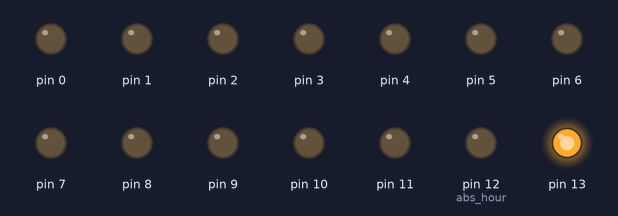
This sketch was run on a simulated Arduino Uno, built with avr-gcc and run on an emulated ATmega328P. Shown: output pins drawn as LEDs (lit = HIGH). The local clock reads 2024-03-15 10:24:30 at power-on unless the sketch sets it.

Above: at 0.01 s.
At 0.61 s:
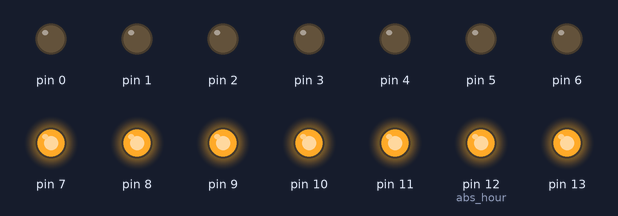
At 1.3 s:
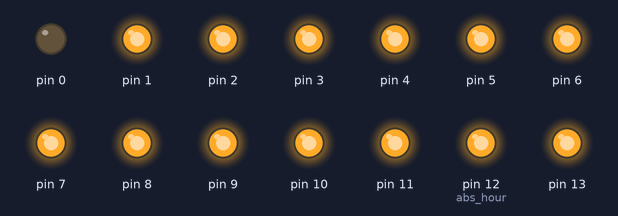
At 2.61 s:
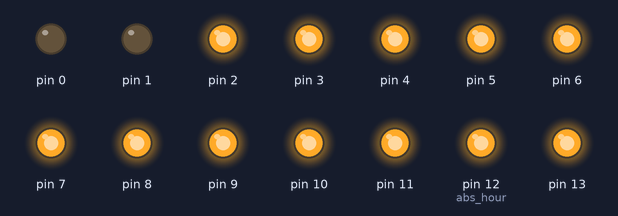
At 3.9 s:
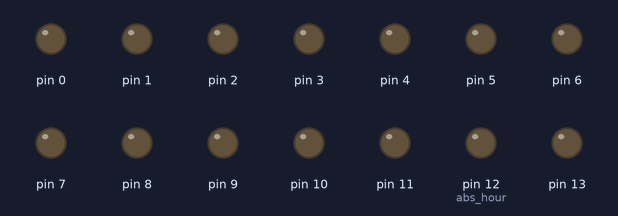
At 4.8 s:
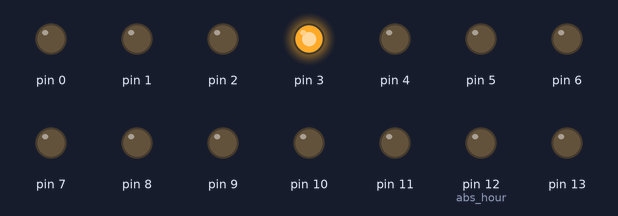
Timing chart, 0 to 6.3 s (numbered marks = the images above):
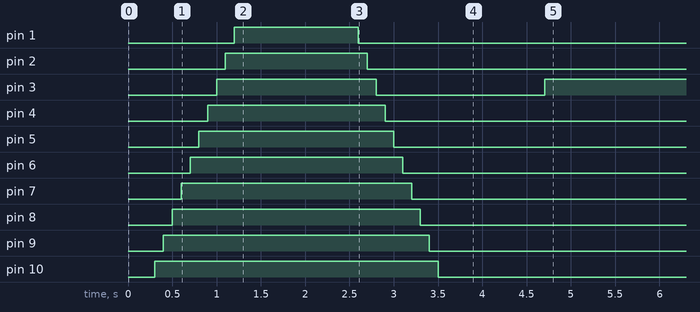

The sketch:

rtc_led_clock.ino
```cpp
#include <Wire.h>
#include <RTClib.h>
#include <pcf8574.h>

RTC_PCF8563 RTC;
PCF8574 PCF_20(0x20);  // minutes

int my_hour;
int my_min;
int abs_hour;
int i;

void setup()
{
    Wire.begin();
    RTC.begin();
    for (i = 0; i < 14; i++)
      pinMode(i, OUTPUT);
    for (i = 13; i > 0; i--)
    {
      digitalWrite(i, HIGH);
      delay(100);
    }
    for (i = 0; i < 8; i++)
    {
      PCF_20.write(i, 0);
      delay(100);
    }
    delay(500);
    for (i = 1; i < 14; i++)
    {
      digitalWrite(i, LOW);
      delay(100);
    }
    for (i = 7; i > -1; i--)
    {
      PCF_20.write(i, 1);
      delay(100);
    }
}

void loop()
{
    DateTime now = RTC.now();
    my_hour = now.hour();
    my_min = now.minute();
    // first, check AM or PM
    digitalWrite(13, (my_hour > 12 ? HIGH : LOW));
    // HOUR
    // change 24 hour into normal hour
    my_hour = (my_hour > 12 || my_hour == 0 ? abs(my_hour - 12) : my_hour);
    abs_hour = abs(my_hour - 12);
    if (abs_hour == 0) abs_hour = 12;
    digitalWrite(abs_hour, LOW);
    digitalWrite(abs(my_hour - 12) + 1, HIGH);
    // MINUTES
    // 0
    if (my_min == 0)
    {
      for (i = 0; i < 8; i++)
        PCF_20.write(i, 1);
    }
    // 1 - 5 (5)
    if (my_min > 0 && my_min < 10)
    {
      // don't need to turn off any LED since they were already turned off earlier
      PCF_20.write(0, 0); // 5
    }
    // 6 - 14 (10)
    if (my_min > 5 && my_min < 15)
    {
      PCF_20.write(0, 1); // turn off last light; 5
      PCF_20.write(1, 0); // 10
    }
    // 15
    if (my_min == 15)
    {
      PCF_20.write(2, 0); // don't turn off 10, just add (turn on) 20
    }
    // 16 - 21 (20)
    if (my_min > 15 && my_min < 21)
    {
      PCF_20.write(1, 1); // turn off last one; 10
      if (PCF_20.read(2) == 1)
        PCF_20.write(2, 0); // 20
    }
    // 21 - 29 (25)
    if (my_min > 20 && my_min < 30)
    {
      PCF_20.write(2, 1); // turn off last one; 20
      PCF_20.write(3, 0); // 25
    }
    // 30
    if (my_min == 30)
    {
      PCF_20.write(4, 0);
    }
    // 31 - 34 (35)
    if (my_min > 31 && my_min < 36)
    {
      // if 35 wasn't turned on by 30, turn it on
      if (PCF_20.read(4) == 1)
        PCF_20.write(4, 0);
      PCF_20.write(3, 1); // turn off 25
    }
    // 36 - 44 (40)
    if (my_min > 35 && my_min < 45)
    {
      PCF_20.write(4, 1); // turn off 35
      PCF_20.write(5, 0); // 40
    }
    // 45
    if (my_min == 45)
    {
      PCF_20.write(6, 0);
    }
    // 46 - 50 (50)
    if (my_min > 45 && my_min < 51)
    {
      if (PCF_20.read(6) == 1)
        PCF_20.write(6, 0);
      PCF_20.write(5, 1); // turn off 40
    }
    // 51 - 60 (55)
    if (my_min > 50 && my_min < 60)
    {
      PCF_20.write(6, 1); // turn off 50
      PCF_20.write(7, 0); // 55
    }
    //     PCF_20.write(0, 1); // 0 = 5
    delay(3000);
    // turn off all the PCF leds
}
```

Measured:
- by itself, pin 3: HIGH → LOW at 2.8 s, → HIGH 1.9 s later
